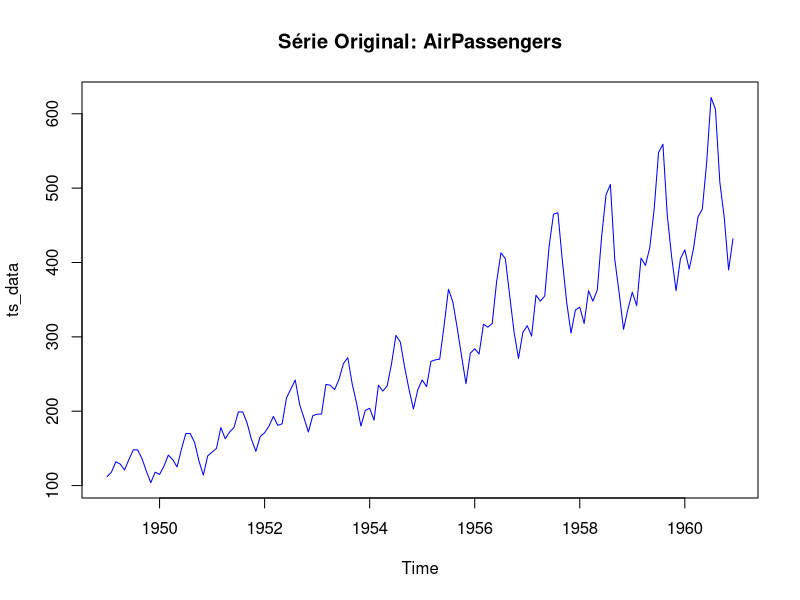
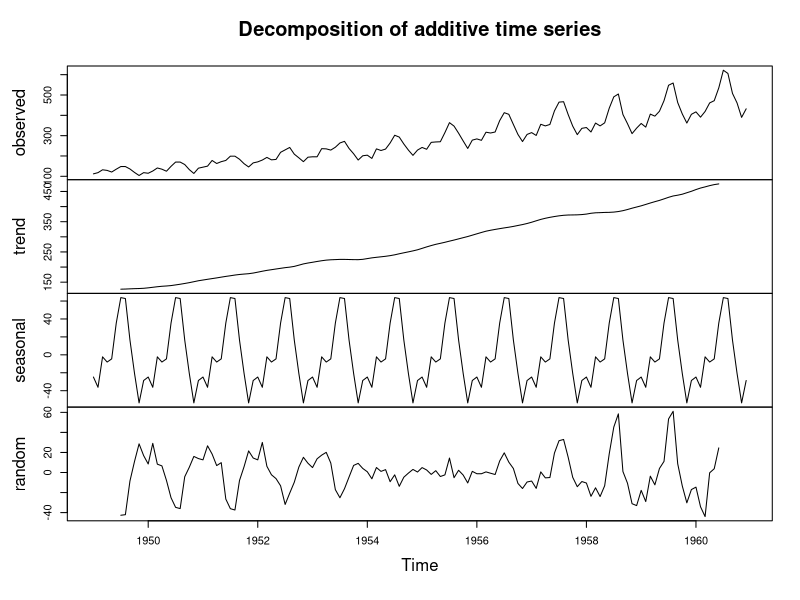

Write the R code that produced these figures, in order.
library(datasets)

data("AirPassengers")
ts_data <- AirPassengers

print(head(ts_data))

plot(ts_data, main="Série Original: AirPassengers", col="blue")

decomp <- decompose(ts_data, type = "additive")

plot(decomp)

trend <- decomp$trend    
seasonal <- decomp$seasonal 
random <- decomp$random  

summary(trend)
summary(seasonal)
summary(random)
